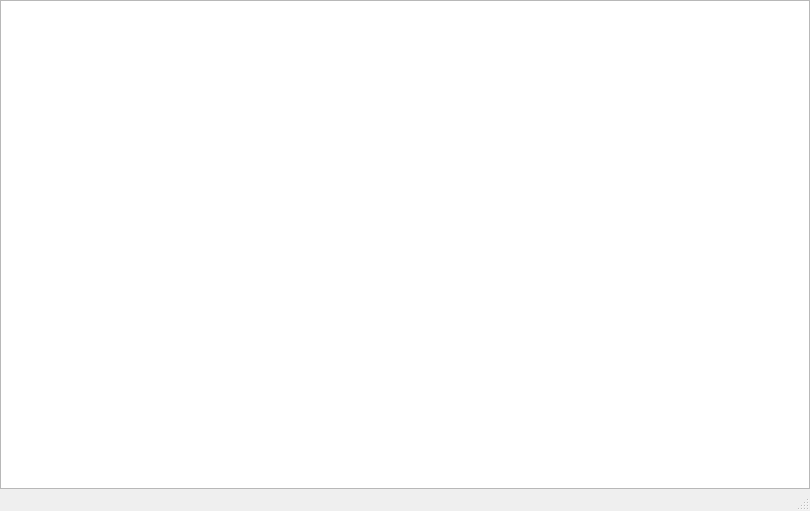
<?xml version="1.0" encoding="UTF-8"?>
<ui version="4.0">
 <class>MainWindow</class>
 <widget class="QMainWindow" name="MainWindow">
  <property name="geometry">
   <rect>
    <x>0</x>
    <y>0</y>
    <width>810</width>
    <height>511</height>
   </rect>
  </property>
  <property name="windowTitle">
   <string>TabToolbar Test</string>
  </property>
  <property name="windowIcon">
   <iconset resource="res.qrc">
    <normaloff>:/icons/icons/stupid_logo.png</normaloff>:/icons/icons/stupid_logo.png</iconset>
  </property>
  <widget class="QWidget" name="centralWidget">
   <property name="enabled">
    <bool>true</bool>
   </property>
   <property name="sizePolicy">
    <sizepolicy hsizetype="Preferred" vsizetype="Preferred">
     <horstretch>0</horstretch>
     <verstretch>0</verstretch>
    </sizepolicy>
   </property>
   <property name="maximumSize">
    <size>
     <width>99999</width>
     <height>99999</height>
    </size>
   </property>
   <layout class="QVBoxLayout" name="verticalLayout">
    <property name="spacing">
     <number>0</number>
    </property>
    <property name="leftMargin">
     <number>0</number>
    </property>
    <property name="topMargin">
     <number>0</number>
    </property>
    <property name="rightMargin">
     <number>0</number>
    </property>
    <property name="bottomMargin">
     <number>0</number>
    </property>
    <item>
     <widget class="QTextEdit" name="textEdit"/>
    </item>
   </layout>
  </widget>
  <widget class="QStatusBar" name="statusBar">
   <property name="statusTip">
    <string/>
   </property>
  </widget>
  <action name="actionSaveAs">
   <property name="icon">
    <iconset resource="res.qrc">
     <normaloff>:/icons/icons/48px-Document-save-as.png</normaloff>:/icons/icons/48px-Document-save-as.png</iconset>
   </property>
   <property name="text">
    <string>Save As</string>
   </property>
  </action>
  <action name="actionOpen">
   <property name="icon">
    <iconset resource="res.qrc">
     <normaloff>:/icons/icons/48px-Document-open.png</normaloff>:/icons/icons/48px-Document-open.png</iconset>
   </property>
   <property name="text">
    <string>Open</string>
   </property>
  </action>
  <action name="actionSave">
   <property name="icon">
    <iconset resource="res.qrc">
     <normaloff>:/icons/icons/48px-Document-save.png</normaloff>:/icons/icons/48px-Document-save.png</iconset>
   </property>
   <property name="text">
    <string>Save</string>
   </property>
  </action>
  <action name="actionScale">
   <property name="icon">
    <iconset resource="res.qrc">
     <normaloff>:/icons/icons/Scale.png</normaloff>:/icons/icons/Scale.png</iconset>
   </property>
   <property name="text">
    <string>Scale</string>
   </property>
  </action>
  <action name="actionPolypaint">
   <property name="icon">
    <iconset resource="res.qrc">
     <normaloff>:/icons/icons/48px-Polypaint.png</normaloff>:/icons/icons/48px-Polypaint.png</iconset>
   </property>
   <property name="text">
    <string>Polypaint</string>
   </property>
  </action>
  <action name="actionSettings">
   <property name="icon">
    <iconset resource="res.qrc">
     <normaloff>:/icons/icons/48px-Preferences-system.png</normaloff>:/icons/icons/48px-Preferences-system.png</iconset>
   </property>
   <property name="text">
    <string>Settings</string>
   </property>
  </action>
  <action name="actionDummy">
   <property name="text">
    <string>dummy</string>
   </property>
  </action>
  <action name="actionRedo">
   <property name="icon">
    <iconset resource="res.qrc">
     <normaloff>:/icons/icons/48px-Edit-redo.png</normaloff>:/icons/icons/48px-Edit-redo.png</iconset>
   </property>
   <property name="text">
    <string>redo</string>
   </property>
  </action>
  <action name="actionUndo">
   <property name="checkable">
    <bool>true</bool>
   </property>
   <property name="icon">
    <iconset resource="res.qrc">
     <normaloff>:/icons/icons/48px-Edit-undo.png</normaloff>:/icons/icons/48px-Edit-undo.png</iconset>
   </property>
   <property name="text">
    <string>undo</string>
   </property>
  </action>
  <action name="actionClose">
   <property name="icon">
    <iconset resource="res.qrc">
     <normaloff>:/icons/icons/close.png</normaloff>:/icons/icons/close.png</iconset>
   </property>
   <property name="text">
    <string>close</string>
   </property>
  </action>
  <action name="actionHelp">
   <property name="icon">
    <iconset resource="res.qrc">
     <normaloff>:/icons/icons/Help-browser.png</normaloff>:/icons/icons/Help-browser.png</iconset>
   </property>
   <property name="text">
    <string>Help</string>
   </property>
  </action>
 </widget>
 <layoutdefault spacing="6" margin="11"/>
 <resources>
  <include location="res.qrc"/>
 </resources>
 <connections/>
</ui>
